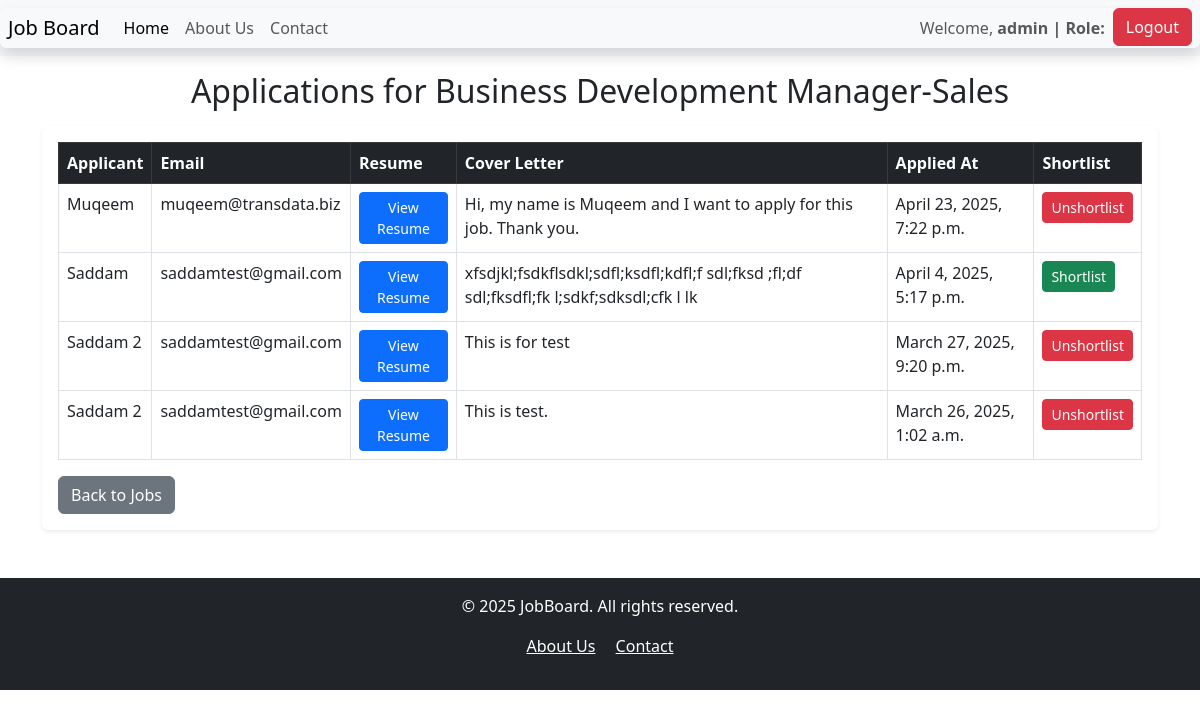
/job/19/applications/ (signed in), run on an earlier commit of the app's database.
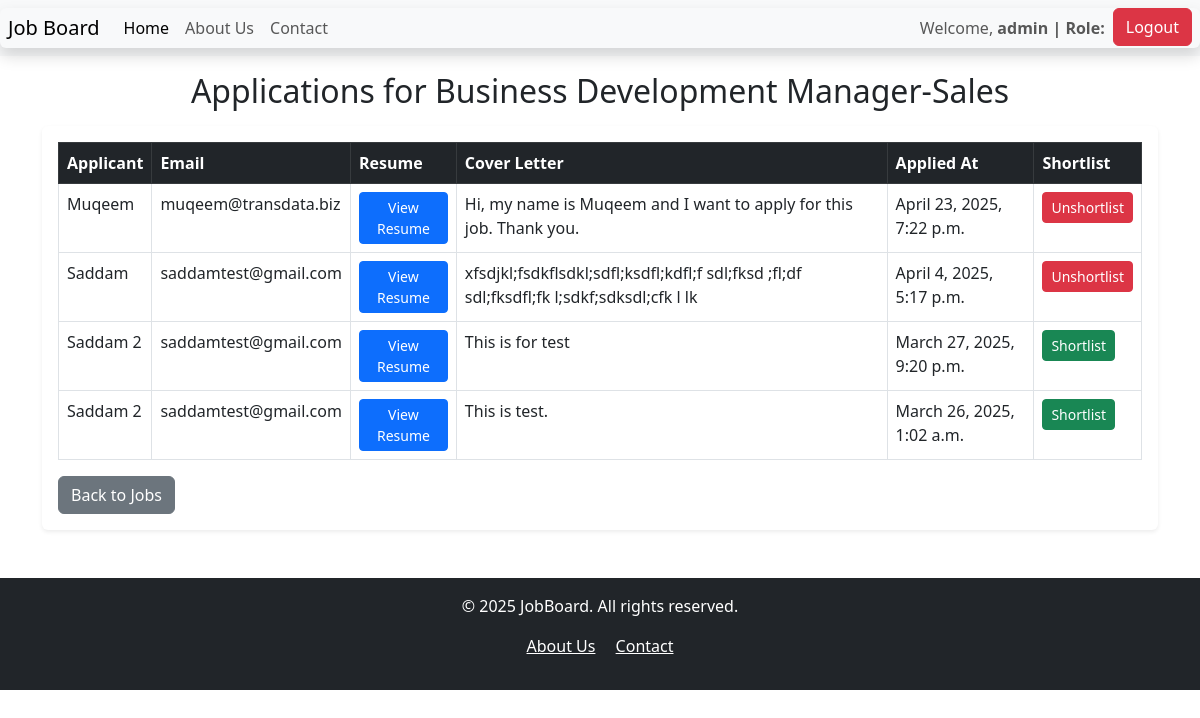
And on a later commit of the database.
### job/models.py (models this page shows, shortened)
class JobApplication(models.Model):
    job = models.ForeignKey(Job, on_delete= models.CASCADE)
    user = models.ForeignKey(User, on_delete=models.CASCADE, null= True, blank=True)
    applicant_name = models.CharField(max_length= 100)
    email = models.EmailField()
    resume = models.FileField(upload_to='resumes/%Y/%m/%d/')
    cover_letter = models.TextField()
    applied_at = models.DateTimeField(auto_now_add=True)
    is_shortlisted = models.BooleanField(default=False)
    class Meta:
        ordering = ['-applied_at']
        verbose_name = 'Job Application'
        verbose_name_plural = 'Job Applications'

### job/views.py (the view)
# urls.py: path('job/<int:job_id>/applications/', views.job_applications, name = 'job_applications'),
@login_required
def job_applications(request, job_id):
    job = get_object_or_404(Job, id = job_id)
    applications = JobApplication.objects.filter(job = job)
    return render(request, 'job_application.html', {'job': job, 'applications': applications})

### job/templates/job_application.html (shortened to what this page needs)
{% extends 'base.html' %}
{% block content %}
{% load static %}
    <div class="container mt-3">
        <h2 class="mb-3 text-center">Applications for {{ job.title }}</h2>
        {% if applications %}
        <div class="table-responsive shadow-sm rounded p-3 bg-white">
            <table class="table table-bordered table-hover">
                <thead class="table-dark">
                    <tr>
                        <th>Applicant</th>
                        <th>Email</th>
                        <th>Resume</th>
                        <th>Cover Letter</th>
                        <th>Applied At</th>
                        <th>Shortlist</th>
                    </tr>
                </thead>
                <tbody>
                    {% for application in applications %}
                    <tr>
                        <td>{{ application.applicant_name }}</td>
                        <td>{{ application.email }}</td>
                        <td>
                            <a href="{{ application.resume.url }}" class="btn btn-primary btn-sm" target="_blank">View Resume</a>
                        </td>
                        <td>{{ application.cover_letter }}</td>
                        <td>{{ application.applied_at }}</td>
                        <td>
                            <form action="{% url 'toggle_shortlist' application.id %}" method="post">
                                {% if application.is_shortlisted %}
                                    <button class="btn btn-sm btn-danger">Unshortlist</button>
                                {% else %}
                                    <button class="btn btn-sm btn-success">Shortlist</button>
                                {% endif %}
                            </form>
                        </td>
                    </tr>
                    {% endfor %}
                </tbody>
            </table>
        {% else %}
            <p class="text-center mt-4 text-muted">No applications received yet.</p>
        {% endif %}
        <a href="{% url 'job_list' %}" class="btn btn-secondary">Back to Jobs</a>
    </div>
</div>
{% endblock %}

What changed in the data, as far as the page shows it:
changed JobApplication "Saddam": is_shortlisted "Shortlist" → "Unshortlist"
changed JobApplication "This is for test": is_shortlisted "Unshortlist" → "Shortlist"
changed JobApplication "This is test.": is_shortlisted "Unshortlist" → "Shortlist"
